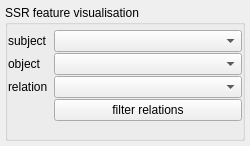
<?xml version="1.0" encoding="UTF-8"?>
<ui version="4.0">
 <class>main_widget</class>
 <widget class="QWidget" name="main_widget">
  <property name="geometry">
   <rect>
    <x>0</x>
    <y>0</y>
    <width>250</width>
    <height>146</height>
   </rect>
  </property>
  <property name="minimumSize">
   <size>
    <width>250</width>
    <height>0</height>
   </size>
  </property>
  <property name="windowTitle">
   <string>Darknet runtime settings</string>
  </property>
  <layout class="QVBoxLayout" name="main_widget_layout">
   <property name="leftMargin">
    <number>5</number>
   </property>
   <property name="topMargin">
    <number>5</number>
   </property>
   <property name="rightMargin">
    <number>5</number>
   </property>
   <property name="bottomMargin">
    <number>5</number>
   </property>
   <item>
    <widget class="QGroupBox" name="settings">
     <property name="title">
      <string>SSR feature visualisation</string>
     </property>
     <layout class="QFormLayout" name="settings_layout">
      <property name="verticalSpacing">
       <number>1</number>
      </property>
      <property name="leftMargin">
       <number>0</number>
      </property>
      <property name="topMargin">
       <number>5</number>
      </property>
      <property name="rightMargin">
       <number>0</number>
      </property>
      <property name="bottomMargin">
       <number>0</number>
      </property>
      <item row="1" column="0">
       <widget class="QLabel" name="settings_thresh_label">
        <property name="toolTip">
         <string>Threshold in percent about how certain Darknet must be about a detected object for it to be reported. Capped at 1% because otherwise Darknet freezes</string>
        </property>
        <property name="text">
         <string>subject</string>
        </property>
       </widget>
      </item>
      <item row="1" column="1">
       <widget class="QWidget" name="settings_thresh" native="true">
        <layout class="QHBoxLayout" name="settings_thresh_layout">
         <property name="spacing">
          <number>0</number>
         </property>
         <property name="leftMargin">
          <number>0</number>
         </property>
         <property name="topMargin">
          <number>0</number>
         </property>
         <property name="rightMargin">
          <number>0</number>
         </property>
         <property name="bottomMargin">
          <number>0</number>
         </property>
         <item>
          <widget class="QComboBox" name="comboBox"/>
         </item>
        </layout>
       </widget>
      </item>
      <item row="2" column="0">
       <widget class="QLabel" name="settings_hier_thresh_label">
        <property name="toolTip">
         <string>&lt;Undocumented in Darknet&gt;</string>
        </property>
        <property name="text">
         <string>object</string>
        </property>
       </widget>
      </item>
      <item row="2" column="1">
       <widget class="QWidget" name="settings_hier_thresh" native="true">
        <layout class="QHBoxLayout" name="settings_hier_thresh_layout">
         <property name="spacing">
          <number>0</number>
         </property>
         <property name="leftMargin">
          <number>0</number>
         </property>
         <property name="topMargin">
          <number>0</number>
         </property>
         <property name="rightMargin">
          <number>0</number>
         </property>
         <property name="bottomMargin">
          <number>0</number>
         </property>
         <item>
          <widget class="QComboBox" name="comboBox_2"/>
         </item>
        </layout>
       </widget>
      </item>
      <item row="4" column="0">
       <widget class="QLabel" name="settings_nms_label">
        <property name="toolTip">
         <string>&lt;Undocumented in Darknet&gt;</string>
        </property>
        <property name="text">
         <string>relation</string>
        </property>
       </widget>
      </item>
      <item row="4" column="1">
       <widget class="QWidget" name="settings_nms" native="true">
        <layout class="QHBoxLayout" name="settings_nms_layout">
         <property name="spacing">
          <number>0</number>
         </property>
         <property name="leftMargin">
          <number>0</number>
         </property>
         <property name="topMargin">
          <number>0</number>
         </property>
         <property name="rightMargin">
          <number>0</number>
         </property>
         <property name="bottomMargin">
          <number>0</number>
         </property>
         <item>
          <widget class="QComboBox" name="comboBox_3"/>
         </item>
        </layout>
       </widget>
      </item>
      <item row="5" column="1">
       <widget class="QPushButton" name="button_restore_defaults">
        <property name="sizePolicy">
         <sizepolicy hsizetype="Minimum" vsizetype="Fixed">
          <horstretch>0</horstretch>
          <verstretch>0</verstretch>
         </sizepolicy>
        </property>
        <property name="toolTip">
         <string>Restores the defaults as stored in the Darknet provider instance</string>
        </property>
        <property name="text">
         <string>filter relations</string>
        </property>
       </widget>
      </item>
     </layout>
    </widget>
   </item>
  </layout>
 </widget>
 <resources/>
 <connections/>
</ui>
